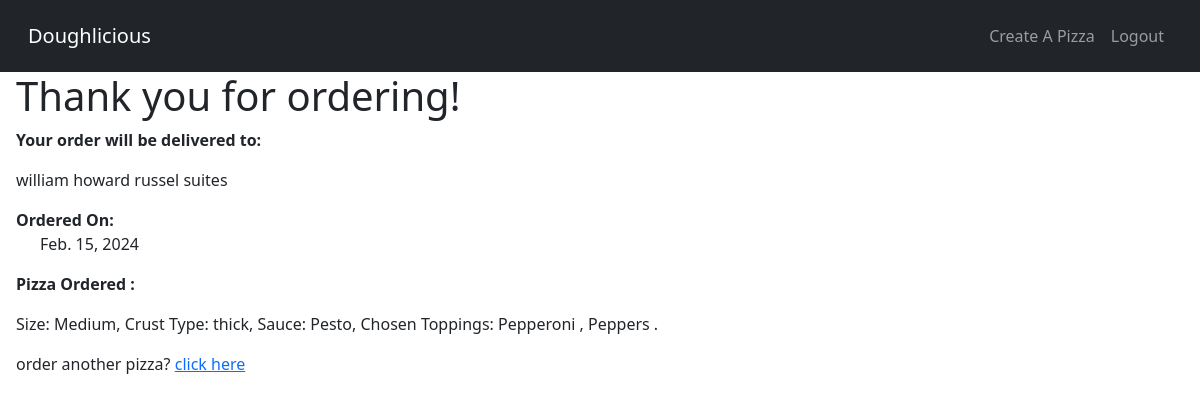
The app's page /messege/1/ (signed in) with its own data.
### DoughliciousApp/models.py (models this page shows, shortened)
class order(models.Model):
    user = models.ForeignKey("DoughliciousApp.User", on_delete=models.CASCADE)
    deliveryDetails =  models.ForeignKey("DoughliciousApp.deliveryDetails", on_delete=models.CASCADE)
    pizza = models.ForeignKey("DoughliciousApp.Pizza", on_delete=models.CASCADE)
    orderDate = models.DateField(auto_now_add=True)

class deliveryDetails(models.Model):
    detailsId = models.AutoField(primary_key=True)
    name = models.CharField(default=(""), max_length=50, validators=[validate_names])
    address = models.CharField(default=(""), max_length=100)
    cardNum = models.CharField( default = '', max_length=20, validators=[validate_cardNum])
    cvv = models.CharField(default='', max_length=3, validators=[validate_cvv])
    expDate = models.DateField(default=(""), auto_now=False, auto_now_add=False, validators=[validate_date_format])

class Pizza(models.Model):
   pizzaId =  models.AutoField(primary_key=True)
   CRUST_CHOICES = [
        ('thin', 'Thin Crust'),
        ('normal', 'Normal'),
        ('thick', 'Thick Crust'),
        ('stuffed', 'Stuffed Crust'),
        ('gluten free', 'Gluten Free'),]
   size =  models.ForeignKey("DoughliciousApp.Size", on_delete=models.CASCADE)
   sauce =  models.ForeignKey("DoughliciousApp.Sauce", on_delete=models.CASCADE)
   cheese =  models.ForeignKey("DoughliciousApp.Cheese", on_delete=models.CASCADE)
   crust = models.CharField(choices=CRUST_CHOICES, max_length=50)
   pepperoni = models.BooleanField(default=False)
   chicken = models.BooleanField(default=False)
   ham = models.BooleanField(default=False)
   pineapple = models.BooleanField(default=False)
   peppers = models.BooleanField(default=False)
   mushroom = models.BooleanField(default=False)
   onions = models.BooleanField(default=False)
   def __str__(self) -> str:
        toppings = [
        ('Pepperoni ' if self.pepperoni else ''),
        ('Chicken ' if self.chicken else ''),
        ('Ham ' if self.ham else ''),
        ('Pineapple ' if self.pineapple else ''),
        ('Peppers ' if self.peppers else ''),
        ('Mushrooms ' if self.mushroom else ''),
        ('Onions ' if self.onions else '')]
        chosen_toppings = [t for t in toppings if t]
        chosen_toppings = ', '.join(chosen_toppings)
        return ('Size: {},  Crust Type: {},  Sauce: {},  Chosen Toppings: {}. ').format(self.size, self.crust, self.sauce, chosen_toppings)

class Size(models.Model):
    name = models.CharField(default=(""), max_length=100)
    def __str__(self):
        return self.name

class Sauce(models.Model):
    name = models.CharField(default=(""), max_length=100)
    def __str__(self):
        return self.name

### DoughliciousApp/views.py (the view)
# urls.py: path('messege/<int:orderId>/', views.showMessege, name="messege"),
@login_required
def showMessege(request, orderId):
    messege = 'Thank you for ordering!'
    instance = get_object_or_404(order, id=orderId)
    return render(request, 'messege.html', {'Messege': messege, 'order': instance})

### DoughliciousApp/templates/messege.html
{% extends "base.html" %}
{% block links %}
    <li class="nav-item">
        <a class="nav-link" href="{% url "createPizza" %}"> Create A Pizza </a>
    </li>
{% endblock links %}
{% block content %}
    <div class="ms-3">
    <h1> {{ Messege }} </h1>
    <p class="fw-bold"> Your order will be delivered to: <p>{{ order.deliveryDetails.address }}</p> <span class="fw-bold">Ordered On:</span>   <p class="ms-4">{{ order.orderDate }}</p> </p>
    <p> <p class="fw-bold">Pizza Ordered :</p>{{ order.pizza }} </p>
    <p>order another pizza? <a href="{% url "createPizza" %}">click here</a></p>
    </div>
{% endblock content %}

### records on screen
order: deliveryDetails.address "william howard russel suites", orderDate "Feb. 15, 2024", pizza "Size: Medium, Crust Type: thick, Sauce: Pesto, Chosen Toppings: Pepperoni , Peppers ."

### other values on screen
{{ Messege }} "Thank you for ordering!"
